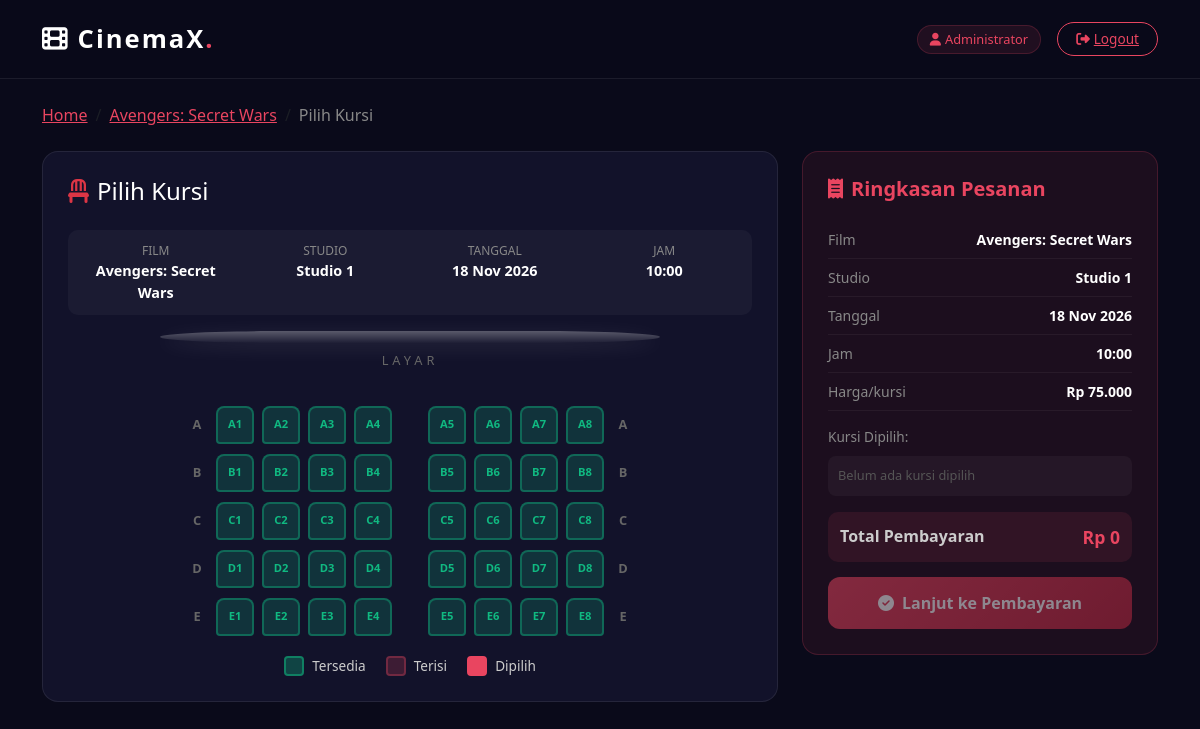
Screenshot of /user/pilih_kursi.php?jadwal=1 (signed in) with the database file from the repository.
### tables this page shows
CREATE TABLE jadwal (
    id INT AUTO_INCREMENT PRIMARY KEY,
    film_id INT NOT NULL,
    studio VARCHAR(50) NOT NULL,
    tanggal DATE NOT NULL,
    jam TIME NOT NULL,
    harga DECIMAL(10,2) NOT NULL,
    created_at TIMESTAMP DEFAULT CURRENT_TIMESTAMP,
    FOREIGN KEY (film_id) REFERENCES film(id) ON DELETE CASCADE
);

CREATE TABLE film (
    id INT AUTO_INCREMENT PRIMARY KEY,
    judul VARCHAR(200) NOT NULL,
    genre VARCHAR(100) NOT NULL,
    durasi INT NOT NULL COMMENT 'dalam menit',
    rating VARCHAR(10) NOT NULL,
    sinopsis TEXT,
    poster VARCHAR(255),
    status ENUM('tayang','tidak') DEFAULT 'tayang',
    created_at TIMESTAMP DEFAULT CURRENT_TIMESTAMP
);

### config/koneksi.php (called while the page is built, shortened)
<?php
function formatRupiah(int|float|string $angka): string {
    return 'Rp ' . number_format((float) $angka, 0, ',', '.');
}
?>

### user/pilih_kursi.php (the view, shortened to what this page needs)
<?php
require_once __DIR__ . '/../config/koneksi.php';
$jadwal_id = intval($_GET['jadwal'] ?? 0);
$jadwal = mysqli_fetch_assoc(mysqli_query($conn,
    "SELECT j.*, f.judul, f.id as film_id, f.genre, f.rating
     FROM jadwal j JOIN film f ON j.film_id=f.id
     WHERE j.id=$jadwal_id"));
$kursi_data = [];
$rows = ['A','B','C','D','E'];
$cols = range(1, 8);
?>
<!DOCTYPE html>
<html lang="id">
<head>
    <link rel="stylesheet" href="https://cdnjs.cloudflare.com/ajax/libs/bootstrap/5.3.0/css/bootstrap.min.css">
    <link rel="stylesheet" href="https://cdnjs.cloudflare.com/ajax/libs/font-awesome/6.4.0/css/all.min.css">
</head>
<body>
<nav class="navbar navbar-expand-lg">
    <div class="container">
        <a class="navbar-brand" href="home.php"><i class="fas fa-film me-2"></i><?= SITE_NAME ?><span>.</span></a>
        <div class="d-flex align-items-center gap-3">
            <span class="user-badge"><i class="fas fa-user me-1"></i><?= htmlspecialchars($_SESSION['nama']) ?></span>
            <a href="../auth/logout.php" class="btn-logout"><i class="fas fa-sign-out-alt me-1"></i>Logout</a>
        </div>
    </div>
</nav>
<div class="container py-4">
    <nav aria-label="breadcrumb" class="mb-4">
        <ol class="breadcrumb" style="background:transparent;padding:0">
            <li class="breadcrumb-item"><a href="home.php" style="color:var(--red)">Home</a></li>
            <li class="breadcrumb-item"><a href="detail_film.php?id=<?= $jadwal['film_id'] ?>" style="color:var(--red)"><?= htmlspecialchars($jadwal['judul']) ?></a></li>
            <li class="breadcrumb-item active" style="color:#888">Pilih Kursi</li>
        </ol>
    </nav>
    <div class="row g-4">
        <div class="col-lg-8">
            <div class="section-card">
                <h4 class="mb-4"><i class="fas fa-chair text-danger me-2"></i>Pilih Kursi</h4>
                <div class="info-row mb-3">
                    <div class="row text-center">
                        <div class="col-3"><div style="color:#888;font-size:.75rem">FILM</div><div style="font-weight:700;font-size:.9rem"><?= htmlspecialchars($jadwal['judul']) ?></div></div>
                        <div class="col-3"><div style="color:#888;font-size:.75rem">STUDIO</div><div style="font-weight:700;font-size:.9rem"><?= htmlspecialchars($jadwal['studio']) ?></div></div>
                        <div class="col-3"><div style="color:#888;font-size:.75rem">TANGGAL</div><div style="font-weight:700;font-size:.9rem"><?= date('d M Y', strtotime($jadwal['tanggal'])) ?></div></div>
                        <div class="col-3"><div style="color:#888;font-size:.75rem">JAM</div><div style="font-weight:700;font-size:.9rem"><?= date('H:i', strtotime($jadwal['jam'])) ?></div></div>
                    </div>
                </div>
                <div class="screen-wrap">
                    <div class="screen"></div>
                    <div class="screen-label">Layar</div>
                </div>
                <div class="seat-grid">
                    <?php foreach ($rows as $r): ?>
                    <div class="seat-row">
                        <div class="row-label"><?= $r ?></div>
                        <?php foreach ($cols as $c): ?>
                        <?php
                        $nomor = $r.$c;
                        $status = $kursi_data[$nomor] ?? 'tersedia';
                        $cls = $status === 'terisi' ? 'taken' : 'available';
                        $onclick = $status === 'tersedia' ? "toggleSeat(this,'$nomor')" : '';
                        ?>
                        <div class="seat <?= $cls ?>"
                             onclick="<?= $onclick ?>"
                             data-nomor="<?= $nomor ?>"
                             title="Kursi <?= $nomor ?> - <?= ucfirst($status) ?>">
                            <?= $nomor ?>
                        </div>
                        <?php endforeach; ?>
                        <div class="row-label"><?= $r ?></div>
                    </div>
                    <?php endforeach; ?>
                </div>
                <div class="legend">
                    <div class="legend-item"><div class="legend-box av"></div>Tersedia</div>
                    <div class="legend-item"><div class="legend-box tk"></div>Terisi</div>
                    <div class="legend-item"><div class="legend-box sl"></div>Dipilih</div>
                </div>
            </div>
        </div>
        <div class="col-lg-4">
            <div class="summary-card">
                <h5><i class="fas fa-receipt me-2"></i>Ringkasan Pesanan</h5>
                <div class="summary-item"><span>Film</span><span><?= htmlspecialchars($jadwal['judul']) ?></span></div>
                <div class="summary-item"><span>Studio</span><span><?= htmlspecialchars($jadwal['studio']) ?></span></div>
                <div class="summary-item"><span>Tanggal</span><span><?= date('d M Y', strtotime($jadwal['tanggal'])) ?></span></div>
                <div class="summary-item"><span>Jam</span><span><?= date('H:i', strtotime($jadwal['jam'])) ?></span></div>
                <div class="summary-item"><span>Harga/kursi</span><span><?= formatRupiah($jadwal['harga']) ?></span></div>
                <div class="mt-3 mb-2" style="color:#888;font-size:.85rem">Kursi Dipilih:</div>
                <div class="selected-seats-list" id="selectedList">
                    <span style="color:#555;font-size:.8rem">Belum ada kursi dipilih</span>
                </div>
                <div class="total-row mt-3">
                    <span>Total Pembayaran</span>
                    <span id="totalHarga"><?= formatRupiah(0) ?></span>
                </div>
                <form action="pesan_tiket.php" method="POST">
                    <button type="submit" class="btn-confirm" id="btnConfirm" disabled>
                        <i class="fas fa-check-circle me-2"></i>Lanjut ke Pembayaran
                    </button>
                </form>
            </div>
        </div>
    </div>
</div>
</body>
</html>

### user/pilih_kursi.php (style rules this page uses)
:root { --red:#e94560; --dark:#0a0a1a; --card:#12122a; --border:rgba(255,255,255,0.08); }
body { background:var(--dark); color:#fff; font-family:'Segoe UI',sans-serif; min-height:100vh; }
.navbar { background:rgba(10,10,26,.95); backdrop-filter:blur(20px); border-bottom:1px solid var(--border); padding:15px 0; position:sticky; top:0; z-index:1000; }
.navbar-brand { font-size:1.6rem; font-weight:900; color:#fff !important; letter-spacing:2px; }
.navbar-brand span { color:var(--red); }
.btn-logout { background:transparent; border:1px solid var(--red); color:var(--red); padding:6px 18px; border-radius:20px; font-size:.85rem; }
.section-card { background:var(--card); border:1px solid var(--border); border-radius:16px; padding:25px; }
.screen-wrap { text-align:center; margin-bottom:35px; }
.screen { width:80%; max-width:500px; height:12px; margin:0 auto 8px; background:linear-gradient(to bottom,rgba(255,255,255,.3),rgba(255,255,255,.05)); border-radius:50% / 100%; box-shadow:0 4px 20px rgba(255,255,255,.1); }
.screen-label { color:#666; font-size:.8rem; letter-spacing:4px; text-transform:uppercase; }
.seat-grid { display:flex; flex-direction:column; align-items:center; gap:10px; }
.seat-row { display:flex; align-items:center; gap:8px; }
.row-label { width:22px; text-align:center; color:#666; font-size:.8rem; font-weight:700; }
.seat { width:38px; height:38px; border-radius:8px 8px 4px 4px; cursor:pointer; display:flex; align-items:center; justify-content:center; font-size:.7rem; font-weight:700; transition:all .2s; position:relative; border:2px solid transparent; user-select:none; }
.seat.available { background:rgba(16,185,129,.2); border-color:rgba(16,185,129,.4); color:#10b981; }
.legend { display:flex; gap:20px; justify-content:center; margin-top:20px; flex-wrap:wrap; }
.legend-item { display:flex; align-items:center; gap:8px; font-size:.85rem; color:#ccc; }
.legend-box { width:20px; height:20px; border-radius:4px; }
.legend-box.av { background:rgba(16,185,129,.3); border:2px solid rgba(16,185,129,.5); }
.legend-box.tk { background:rgba(233,69,96,.2); border:2px solid rgba(233,69,96,.3); }
.legend-box.sl { background:var(--red); border:2px solid var(--red); }
.summary-card { background:rgba(233,69,96,.08); border:1px solid rgba(233,69,96,.2); border-radius:16px; padding:25px; position:sticky; top:80px; }
.summary-card h5 { color:#e94560; font-weight:700; margin-bottom:20px; }
.summary-item { display:flex; justify-content:space-between; padding:8px 0; border-bottom:1px solid rgba(255,255,255,.05); }
.summary-item span:first-child { color:#888; font-size:.875rem; }
.summary-item span:last-child { color:#fff; font-weight:600; font-size:.875rem; }
.total-row { background:rgba(233,69,96,.1); border-radius:10px; padding:12px; margin-top:15px; display:flex; justify-content:space-between; }
.total-row span:first-child { color:#ccc; font-weight:600; }
.total-row span:last-child { color:#e94560; font-weight:800; font-size:1.1rem; }
.btn-confirm { width:100%; padding:14px; background:linear-gradient(135deg,#e94560,#c02942); border:none; border-radius:12px; color:#fff; font-weight:700; font-size:1rem; transition:.3s; margin-top:15px; }
.btn-confirm:disabled { opacity:.5; cursor:not-allowed; transform:none; box-shadow:none; }
.selected-seats-list { min-height:40px; background:rgba(255,255,255,.04); border-radius:8px; padding:10px; display:flex; flex-wrap:wrap; gap:6px; }
.info-row { background:rgba(255,255,255,.04); border-radius:10px; padding:12px 15px; margin-bottom:8px; }
.user-badge { background:rgba(233,69,96,.1); border:1px solid rgba(233,69,96,.2); color:#e94560; padding:4px 12px; border-radius:20px; font-size:.8rem; }

### rows the page displays
jadwal: film.judul "Avengers: Secret Wars", studio "Studio 1", tanggal "18 Nov 2026", jam "10:00", harga "Rp 75.000"

### other values shown
SITE_NAME "CinemaX"
$_SESSION['nama'] "Administrator"
$r "A"
$nomor "A1"
$nomor "A2"
$nomor "A3"
$nomor "A4"
$nomor "A5"
$nomor "A6"
$nomor "A7"
$nomor "A8"
$r "B"
$nomor "B1"
$nomor "B2"
$nomor "B3"
